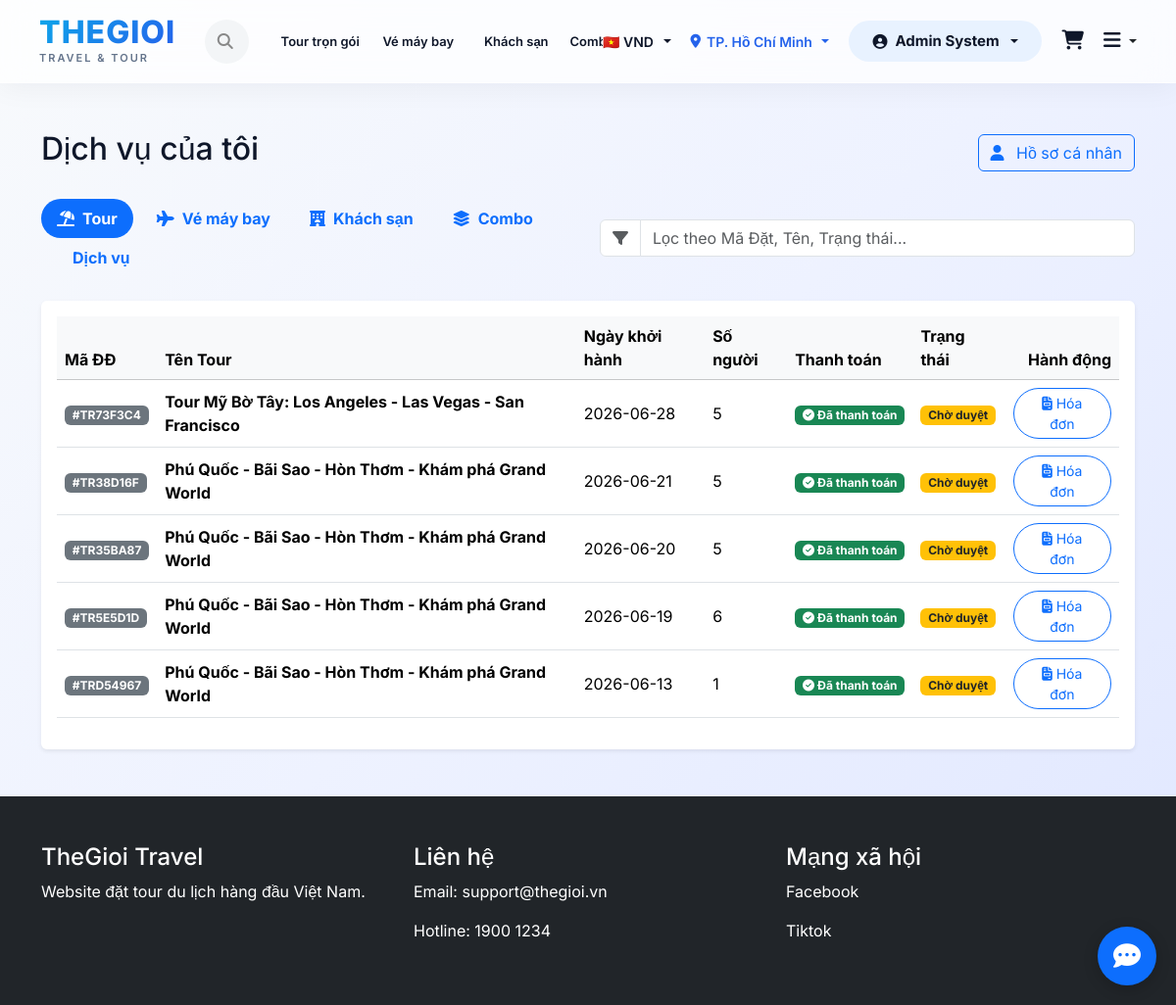
The app's page /travel-booking/my-bookings.php (signed in) with its own data.
### tables this page shows
CREATE TABLE `bookings` (
  `id` bigint(20) NOT NULL,
  `user_id` bigint(20) NOT NULL,
  `tour_id` bigint(20) NOT NULL,
  `booking_code` varchar(50) DEFAULT NULL,
  `departure_date` date DEFAULT NULL,
  `total_people` int(11) DEFAULT NULL,
  `total_amount` decimal(15,2) DEFAULT NULL,
  `payment_type` enum('full','deposit') DEFAULT 'full',
  `amount_paid` decimal(15,2) DEFAULT 0.00,
  `payment_status` enum('pending','paid','failed','refunded') DEFAULT 'pending',
  `booking_status` enum('pending','confirmed','completed','cancelled') DEFAULT 'pending',
  `created_at` timestamp NOT NULL DEFAULT current_timestamp(),
  `cccd` varchar(20) DEFAULT NULL,
  `representative_name` varchar(100) DEFAULT NULL,
  `payment_face_image` varchar(255) DEFAULT NULL
);

CREATE TABLE `tours` (
  `id` bigint(20) NOT NULL,
  `destination_id` bigint(20) DEFAULT NULL,
  `title` varchar(255) NOT NULL,
  `slug` varchar(255) DEFAULT NULL,
  `description` text DEFAULT NULL,
  `duration_days` int(11) DEFAULT NULL,
  `duration_nights` int(11) DEFAULT NULL,
  `departure_location` varchar(255) DEFAULT NULL,
  `transport_type` varchar(100) DEFAULT NULL,
  `price` decimal(15,2) DEFAULT NULL,
  `discount_price` decimal(15,2) DEFAULT NULL,
  `thumbnail` text DEFAULT NULL,
  `status` enum('active','inactive') DEFAULT 'active',
  `created_at` timestamp NOT NULL DEFAULT current_timestamp(),
  `updated_at` timestamp NOT NULL DEFAULT current_timestamp() ON UPDATE current_timestamp(),
  `is_featured` tinyint(1) DEFAULT 0
);

### travel-booking/my-bookings.php (the view, shortened to what this page needs)
<?php
require 'includes/db.php';
$user_id = $_SESSION['user_id'];
$sql_tours = "
SELECT b.*, t.title
FROM bookings b
INNER JOIN tours t ON b.tour_id = t.id
WHERE b.user_id = '$user_id'
ORDER BY b.departure_date DESC
";
$result_tours = mysqli_query($conn, $sql_tours);
include 'includes/header.php';
?>
<div class="container py-5">
    <div class="d-flex justify-content-between align-items-center mb-4">
        <h2>Dịch vụ của tôi</h2>
        <a href="profile.php" class="btn btn-outline-primary"><i class="fa-solid fa-user me-2"></i> Hồ sơ cá nhân</a>
    </div>
    <div class="row mb-4 align-items-center">
        <div class="col-md-6">
            <ul class="nav nav-pills" id="myTab" role="tablist">
                <li class="nav-item" role="presentation">
                    <button class="nav-link active fw-bold px-3 rounded-pill" id="tours-tab" data-bs-toggle="tab" data-bs-target="#tours" type="button" role="tab"><i class="fa-solid fa-umbrella-beach me-2"></i>Tour</button>
                </li>
                <li class="nav-item ms-2" role="presentation">
                    <button class="nav-link fw-bold px-3 rounded-pill" id="flights-tab" data-bs-toggle="tab" data-bs-target="#flights" type="button" role="tab"><i class="fa-solid fa-plane me-2"></i>Vé máy bay</button>
                </li>
                <li class="nav-item ms-2" role="presentation">
                    <button class="nav-link fw-bold px-3 rounded-pill" id="hotels-tab" data-bs-toggle="tab" data-bs-target="#hotels" type="button" role="tab"><i class="fa-solid fa-hotel me-2"></i>Khách sạn</button>
                </li>
                <li class="nav-item ms-2" role="presentation">
                    <button class="nav-link fw-bold px-3 rounded-pill" id="combos-tab" data-bs-toggle="tab" data-bs-target="#combos" type="button" role="tab"><i class="fa-solid fa-layer-group me-2"></i>Combo</button>
                </li>
                <li class="nav-item ms-2" role="presentation">
                    <button class="nav-link fw-bold px-3 rounded-pill" id="services-tab" data-bs-toggle="tab" data-bs-target="#services" type="button" role="tab"><i class="fa-solid fa-box-seam me-2"></i>Dịch vụ</button>
                </li>
            </ul>
        </div>
        <div class="col-md-6 mt-3 mt-md-0">
            <div class="input-group">
                <span class="input-group-text bg-white"><i class="fa-solid fa-filter text-muted"></i></span>
                <input type="text" id="tableFilter" class="form-control" placeholder="Lọc theo Mã Đặt, Tên, Trạng thái...">
            </div>
        </div>
    </div>
    <div class="tab-content" id="myTabContent">
        <div class="tab-pane fade show active" id="tours" role="tabpanel">
            <div class="card shadow-sm border-0">
                <div class="card-body">
                    <?php if (mysqli_num_rows($result_tours) > 0): ?>
                        <div class="table-responsive">
                            <table class="table table-hover align-middle">
                                <thead class="table-light">
                                    <tr>
                                        <th>Mã ĐĐ</th>
                                        <th>Tên Tour</th>
                                        <th>Ngày khởi hành</th>
                                        <th>Số người</th>
                                        <th>Thanh toán</th>
                                        <th>Trạng thái</th>
                                        <th class="text-end">Hành động</th>
                                    </tr>
                                </thead>
                                <tbody>
                                    <?php while ($booking = mysqli_fetch_assoc($result_tours)): ?>
                                        <tr>
                                            <td><span class="badge bg-secondary">#<?= htmlspecialchars($booking['booking_code'] ?? $booking['id']) ?></span></td>
                                            <td class="fw-bold"><?= htmlspecialchars($booking['title']) ?></td>
                                            <td><?= htmlspecialchars($booking['departure_date']) ?></td>
                                            <td><?= htmlspecialchars($booking['total_people']) ?></td>
                                            <td>
                                                <?php if (($booking['payment_status'] ?? '') == 'paid'): ?>
                                                    <span class="badge bg-success"><i class="fa-solid fa-check-circle"></i> Đã thanh toán</span>
                                                <?php else: ?>
                                                    <span class="badge bg-warning text-dark"><i class="fa-solid fa-clock"></i> Chờ thanh toán</span>
                                                <?php endif; ?>
                                            </td>
                                            <td>
                                                <?php
                                                $status = $booking['status'] ?? 'pending';
                                                if ($status == 'approved' || $status == 'completed') {
                                                    echo '<span class="badge bg-success">Đã duyệt</span>';
                                                } elseif ($status == 'cancelled') {
                                                    echo '<span class="badge bg-danger">Đã hủy</span>';
                                                } else {
                                                    echo '<span class="badge bg-warning text-dark">Chờ duyệt</span>';
                                                }
                                                ?>
                                            </td>
                                            <td class="text-end">
                                                <?php if (!empty($booking['booking_code'])): ?>
                                                    <?php if (($booking['payment_status'] ?? '') != 'paid'): ?>
                                                        <a href="payment-gateway.php?code=<?= htmlspecialchars($booking['booking_code']) ?>" class="btn btn-sm btn-danger rounded-pill px-3">
                                                            <i class="fa-solid fa-credit-card"></i> Thanh toán
                                                        </a>
                                                    <?php else: ?>
                                                        <a href="invoice.php?code=<?= htmlspecialchars($booking['booking_code']) ?>" class="btn btn-sm btn-outline-primary rounded-pill px-3" target="_blank">
                                                            <i class="fa-solid fa-file-invoice"></i> Hóa đơn
                                                        </a>
                                                    <?php endif; ?>
                                                <?php endif; ?>
                                            </td>
                                        </tr>
                                    <?php endwhile; ?>
                                </tbody>
                            </table>
                        </div>
                    <?php endif; ?>
                </div>
            </div>
        </div>
    </div>
</div>
<?php include 'includes/footer.php'; ?>

### travel-booking/assets/css/style.css (style rules this page uses)
:root { --primary-color: #2563eb; --primary-gradient: linear-gradient(135deg, #0ea5e9 0%, #2563eb 100%); --secondary-color: #f0f7ff; --text-color: #0f172a; --text-light: #64748b; --border-color: #e2e8f0; --card-shadow: 0 10px 30px rgba(15, 23, 42, 0.05); --hover-shadow: 0 20px 40px rgba(37, 99, 235, 0.15); --transition: all 0.4s cubic-bezier(0.16, 1, 0.3, 1); }
body { font-family: 'Inter', sans-serif; color: var(--text-color); background: linear-gradient(135deg, #f8fafc 0%, #eef2ff 50%, #e0e7ff 100%); background-attachment: fixed; margin: 0; padding-top: 85px; }

### records on screen
bookings: booking_code "TR73F3C4", tour.title "Tour Mỹ Bờ Tây: Los Angeles - Las Vegas - San Francisco", departure_date "2026-06-28", total_people "5", payment_status "paid" (drawn)
bookings: booking_code "TR38D16F", tour.title "Phú Quốc - Bãi Sao - Hòn Thơm - Khám phá Grand World", departure_date "2026-06-21", total_people "5", payment_status "paid" (drawn)
bookings: booking_code "TR35BA87", tour.title "Phú Quốc - Bãi Sao - Hòn Thơm - Khám phá Grand World", departure_date "2026-06-20", total_people "5", payment_status "paid" (drawn)
bookings: booking_code "TR5E5D1D", tour.title "Phú Quốc - Bãi Sao - Hòn Thơm - Khám phá Grand World", departure_date "2026-06-19", total_people "6", payment_status "paid" (drawn)
bookings: booking_code "TRD54967", tour.title "Phú Quốc - Bãi Sao - Hòn Thơm - Khám phá Grand World", departure_date "2026-06-13", total_people "1", payment_status "paid" (drawn)

### other values on screen
$currencies[$current_currency] "🇻🇳 VND"
$locations[$current_location] "TP. Hồ Chí Minh"
$_SESSION['full_name'] "Admin System"
